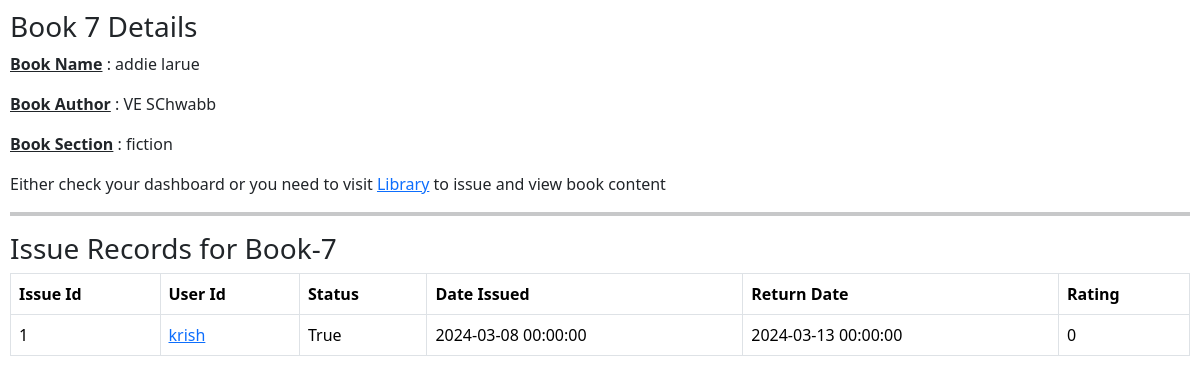
The app's page /book/7 (signed in) with its own data.
### library/models.py (models this page shows, shortened)
class Book(db.Model):
    __tablename__ = "BOOK"
    id = db.Column(db.Integer, primary_key=True, autoincrement=True)
    name = db.Column(db.String(100), nullable=False)
    author = db.Column(db.String(100), nullable=False)
    content = db.Column(db.Text, nullable=False)
    section_id = db.Column(db.Integer, db.ForeignKey('SECTION.id'), nullable=False)
    issues = db.Relationship('Issue', backref="book_issues", cascade="all, delete")

class Section(db.Model):
    __tablename__ = "SECTION"
    id = db.Column(db.Integer, primary_key=True, autoincrement=True)
    name = db.Column(db.String(40), nullable=False)
    description = db.Column(db.Text, nullable=False)
    date_created = db.Column(db.DateTime, nullable=False)
    books = db.Relationship('Book', backref="section_books", cascade="all, delete")

class User(db.Model):
    __tablename__ = "USER"
    id = db.Column(db.Integer, primary_key=True, autoincrement=True)
    username = db.Column(db.String(20), nullable=False, unique=True)
    email = db.Column(db.String(120), nullable=False, unique=True)
    password = db.Column(db.String(120), nullable=False)
    is_admin = db.Column(db.Boolean, default=False)
    issues = db.Relationship('Issue', backref="user_issues", cascade="all, delete")

class Issue(db.Model):
    __tablename__ = "ISSUE"
    id = db.Column(db.Integer, primary_key=True, autoincrement=True)
    rating = db.Column(db.Integer, default=0)
    active_status = db.Column(db.Boolean, default=False)
    user_id = db.Column(db.Integer, db.ForeignKey('USER.id'), nullable=False)
    book_id = db.Column(db.Integer, db.ForeignKey('BOOK.id'), nullable=False)
    date_issued = db.Column(db.DateTime, nullable=False)
    return_date = db.Column(db.DateTime, nullable=False)

### library/routes.py (the view)
@app.route("/book/<id>")
def book_get(id):
    if session.get("username") is None:
        return render_template("no_login.html")
    book = models.Book.query.get(id)
    if book is None:
        data = {
            "type": "Book"
        }
        return render_template("not_found.html", data=data)
    issue_records = models.Issue.query.filter(models.Issue.book_id == id).all()
    data = {
        "book": modify_the_book(book),
        "issue_records": [modify_the_issue_record(ir) for ir in issue_records]
    }
    return render_template("book_get.html", data=data)

### library/routes.py (called while the page is built)
def modify_the_issue_record(issue_record):
    b = models.Book.query.get(issue_record.book_id)
    s = models.Section.query.get(b.section_id)
    u = models.User.query.get(issue_record.user_id)
    modified_issue_record = {
        "issue_id": issue_record.id,
        "book_id": b.id,
        "user_id": u.id,
        "username": u.username,
        "name": b.name,
        "author": b.author,
        "content": b.content,
        "section_name": s.name,
        "date_issued": issue_record.date_issued,
        "status": issue_record.active_status,
        "rating": issue_record.rating,
        "return_date": issue_record.return_date
    }
    return modified_issue_record

def modify_the_book(book):
    s = models.Section.query.get(book.section_id)
    modified_book = {
        "id": book.id,
        "name": book.name,
        "author": book.author,
        "section_name": s.name,
        "content": book.content,
        "total_rating": calculate_book_rating(book.id)
    }
    return modified_book

def calculate_book_rating(b_id):
    b = models.Book.query.get(b_id)
    book_copies = models.Book.query.filter(
        models.Book.name == b.name, models.Book.author == b.author).all()
    total_rating = 0
    for bc in book_copies:
        issue_records = models.Issue.query.filter(
            models.Issue.book_id == bc.id, models.Issue.rating > 1).all()
        for ir in issue_records:
            total_rating += ir.rating
    return total_rating

### library/templates/book_get.html (shortened to what this page needs)
<!DOCTYPE html>
<html lang="en">
  <head>
    <link
      href="https://cdn.jsdelivr.net/npm/bootstrap@5.3.3/dist/css/bootstrap.min.css"
      rel="stylesheet"
    />
  </head>
  <body>
    <h3>Book {{data["book"].id}} Details</h3>
    <p>
      <strong><u>Book Name</u></strong> : {{ data["book"].name }}
    </p>
    <p>
      <strong><u>Book Author</u></strong> : {{ data["book"].author }}
    </p>
    <p>
      <strong><u>Book Section</u></strong> : {{ data["book"].section_name }}
    </p>
    {% if session.get("username") == "admin" %}
    <p>
      <strong><u>Book Content</u></strong> : {{ data["book"].content }}
    </p>
    {% else %}
    <p>
      Either check your dashboard or you need to visit
      <a href="/library">Library</a> to issue and view book content
    </p>
    {% endif %}
    <hr class="border-4" />
    <h3>Issue Records for Book-{{ data["book"].id }}</h3>
    {% if data['issue_records'] | length == 0 %}
    <p>No Issue Records for this book</p>
    <br />
    {% else %}
    <table class="table table-bordered table-hover">
      <tr>
        <th>Issue Id</th>
        <th>User Id</th>
        <th>Status</th>
        <th>Date Issued</th>
        <th>Return Date</th>
        <th>Rating</th>
      </tr>
      {% for ir in data['issue_records'] %}
      <tr>
        <td>{{ ir.issue_id }}</td>
        <td><a href="/user/{{ ir.user_id }}">{{ ir.username }}</a></td>
        <td>{{ ir.status }}</td>
        <td>{{ ir.date_issued }}</td>
        <td>{{ ir.return_date }}</td>
        <td>{{ ir.rating }}</td>
      </tr>
      {% endfor %}
    </table>
    {% endif %}
  </body>
</html>

### library/templates/book_get.html (style rules this page uses)
body { padding: 10px; }

### records on screen
Book: book.name "addie larue", book.author "VE SChwabb"
Section: book.section_name "fiction"
User: username "krish"
Issue: date_issued "2024-03-08 00:00:00", return_date "2024-03-13 00:00:00"

### other values on screen
{{ data["book"].id }} "7"
{{ ir.issue_id }} "1"
{{ ir.status }} "True"
{{ ir.rating }} "0"
